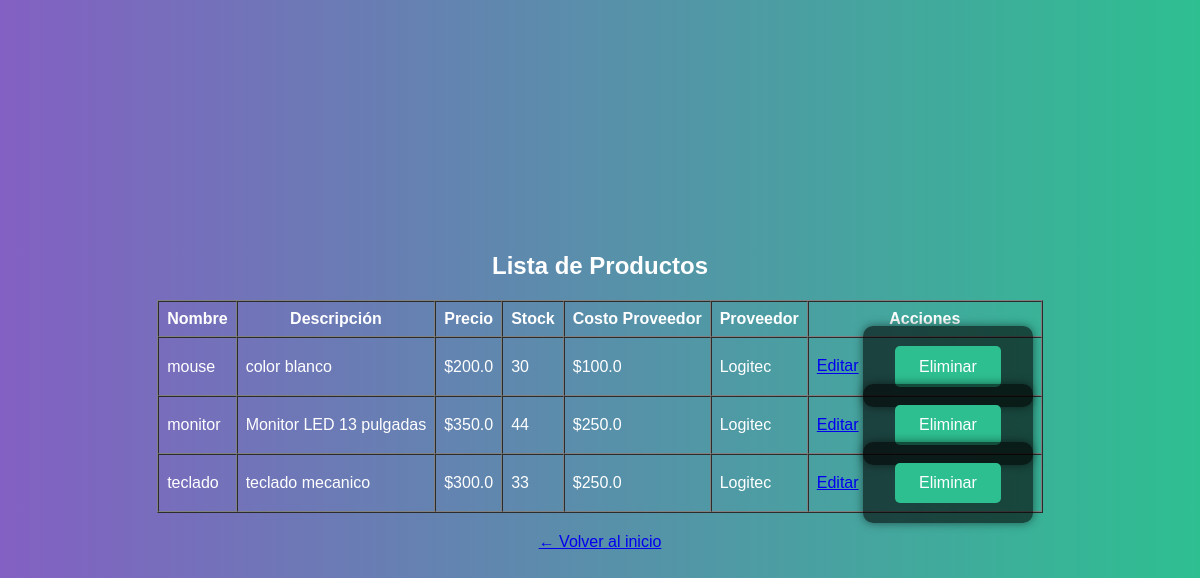
The app's page /productos (signed in) with its own data.
### app/models.py (models this page shows, shortened)
class Producto(db.Model):
    id = db.Column(db.Integer, primary_key=True)
    nombre = db.Column(db.String(100), nullable=False)
    descripcion = db.Column(db.String(200))
    precio = db.Column(db.Float, nullable=False)
    costo_proveedor = db.Column(db.Float, nullable=False)
    stock = db.Column(db.Integer, nullable=False)
    stock_maximo = db.Column(db.Integer, nullable=False)
    proveedor_id = db.Column(db.Integer, db.ForeignKey('proveedor.id'), nullable=False)

class Proveedor(db.Model):
    id = db.Column(db.Integer, primary_key=True)
    nombre = db.Column(db.String(100), nullable=False)
    email = db.Column(db.String(150))
    telefono = db.Column(db.String(20))
    direccion = db.Column(db.String(200))
    cif = db.Column(db.String(50))
    porcentaje_descuento = db.Column(db.Float)
    iva = db.Column(db.Float)
    productos = db.relationship('Producto', backref='proveedor', lazy=True)

### app/routes.py (the view)
@main.route('/productos')
@login_required
def listar_productos():
    productos = Producto.query.all()
    return render_template('listar_productos.html', productos=productos)

### app/templates/listar_productos.html (shortened to what this page needs)
{% extends 'base.html' %}
{% block content %}
<h2 class="animated fadeInDown">Lista de Productos</h2>
<table border="1" cellpadding="8" cellspacing="0" >
  <thead>
    <tr>
      <th>Nombre</th>
      <th>Descripción</th>
      <th>Precio</th>
      <th>Stock</th>
      {% if current_user.role == 'admin' %}
        <th>Costo Proveedor</th>
      {% endif %}
      <th>Proveedor</th>
      <th>Acciones</th>
    </tr>
  </thead>
  <tbody>
    {% for producto in productos %}
    <tr>
      <td>{{ producto.nombre }}</td>
      <td>{{ producto.descripcion }}</td>
      <td>${{ producto.precio }}</td>
      <td>
        {% if producto.stock <= producto.stock_maximo * 0.1 %}
          <span style="color: red;">{{ producto.stock }} ⚠ Bajo stock</span>
        {% else %}
          {{ producto.stock }}
        {% endif %}
      </td>
      {% if current_user.role == 'admin' %}
        <td>${{ producto.costo_proveedor }}</td>
      {% endif %}
      <td>
        {% if producto.proveedor %}
          {{ producto.proveedor.nombre }}
        {% else %}
          Sin proveedor
        {% endif %}
      </td>
      <td>
        {% if current_user.role == 'admin' %}
          <a href="{{ url_for('main.editar_producto', id=producto.id) }}">Editar</a>
          <form action="{{ url_for('main.eliminar_producto', id=producto.id) }}" method="post" style="display:inline;">
            <button type="submit">Eliminar</button>
          </form>
        {% else %}
          -
        {% endif %}
      </td>
    </tr>
    {% endfor %}
  </tbody>
</table>
<p style="text-align: center; margin-top: 20px;">
  <a href="{{ url_for('main.dashboard') }}">← Volver al inicio</a>
</p>
{% endblock %}

### app/static/styles.css (style rules this page uses)
body { margin: 0; padding: 0; font-family: 'Arial', sans-serif; background: linear-gradient(to right, #8360c3, #2ebf91); color: #fff; min-height: 100vh; display: flex; flex-direction: column; align-items: center; justify-content: center; }
form { background: rgba(0, 0, 0, 0.6); padding: 2rem; border-radius: 10px; box-shadow: 0 0 10px rgba(0,0,0,0.5); animation: fadeIn 1s ease-in-out; }
button { background-color: #2ebf91; border: none; padding: 0.7rem 1.5rem; border-radius: 5px; cursor: pointer; color: white; font-size: 1rem; transition: background-color 0.3s ease; }

### records on screen
Producto: nombre "mouse", descripcion "color blanco", precio "200.0", stock "30", costo_proveedor "100.0", proveedor.nombre "Logitec"
Producto: nombre "monitor", descripcion "Monitor LED 13 pulgadas", precio "350.0", stock "44", costo_proveedor "250.0", proveedor.nombre "Logitec"
Producto: nombre "teclado", descripcion "teclado mecanico", precio "300.0", stock "33", costo_proveedor "250.0", proveedor.nombre "Logitec"
